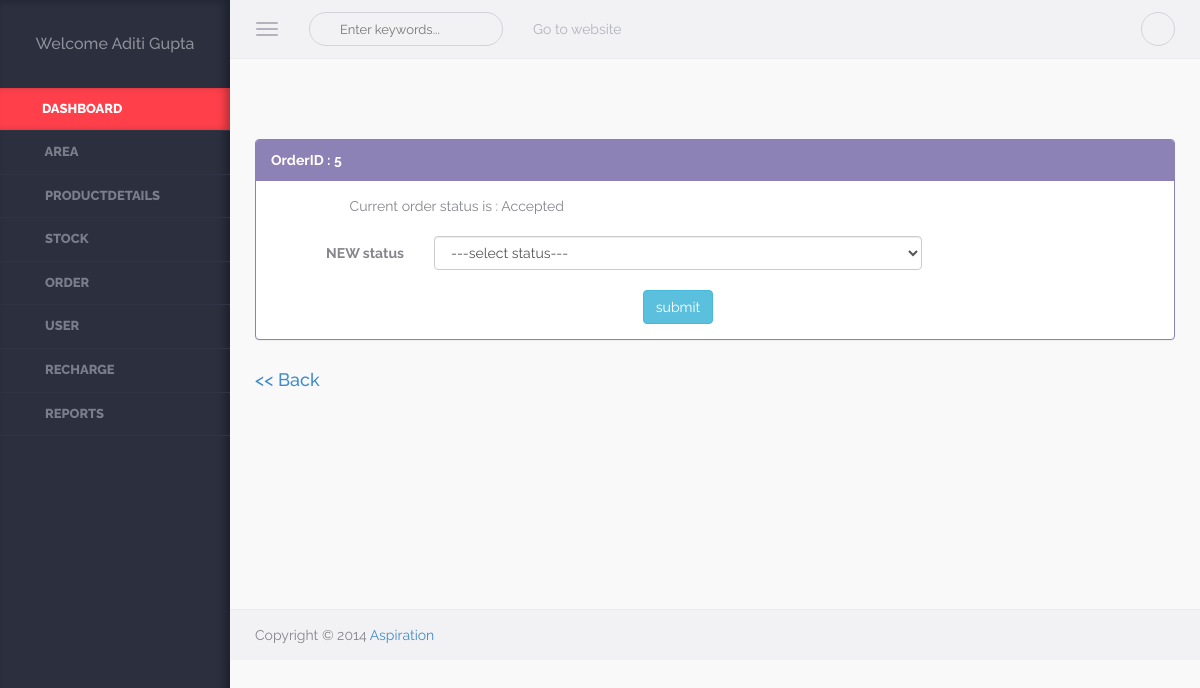
The app's page /admin/Orderstatus.php?Id=5 (signed in) with its own data.
### tables this page shows
CREATE TABLE `user` (
  `Userid` int(5) NOT NULL,
  `Username` varchar(50) NOT NULL,
  `Password` varchar(8) NOT NULL,
  `Usertypeid` int(5) NOT NULL,
  `Fname` varchar(50) NOT NULL,
  `Lname` varchar(50) NOT NULL,
  `Mobileno` bigint(10) NOT NULL,
  `Address` varchar(100) NOT NULL,
  `Areaid` int(5) NOT NULL,
  `Email` varchar(50) NOT NULL,
  `DOB` date NOT NULL,
  `DOL` datetime NOT NULL,
  `Visitcnt` int(5) NOT NULL,
  `Isauthenticate` bit(1) NOT NULL
);

CREATE TABLE `orderstatus` (
  `Orderstatusid` int(5) NOT NULL,
  `Orderid` int(5) NOT NULL,
  `Orderstate` varchar(50) NOT NULL,
  `Isdisplay` bit(1) NOT NULL
);

### Class/User.php (called while the page is built, shortened)
<?php
class User
{
	public function display1($uid)
	{
			$conn=new mysqli("localhost","root","","db_alboutveggies");
			$qry="SELECT Fname,Lname,Mobileno,Address,Email FROM User WHERE Userid=".$uid;
			$data=mysqli_query($conn,$qry);
			return $data;
				}
}
?>

### Class/Orderstatus.php (called while the page is built, shortened)
<?php
class Orderstatus
{
	public function select1($rec)
	{
		$conn=mysqli_connect("localhost","root","","db_alboutveggies");
		$qry="select * from orderstatus where Orderid=".$rec;
		$data=mysqli_query($conn,$qry);
		return $data;
	}
}
?>

### admin/Orderstatus.php (the view, shortened to what this page needs)
<?php
	include_once("header.php");
?>
<div class="warper container-fluid">
<br><br><br>
	<?php
include_once("../class/Orderstatus.php");
$oid=$_GET["Id"];
?>
<form class="form-horizontal" method="post" >
<?php
$obj=new Orderstatus();
$rec=$obj->select1($oid);
$result=mysqli_fetch_array($rec);
$data1="<div class='panel panel-primary'>
                      <div class='panel-heading'>OrderID : ".$oid."</div>
                      <div class='panel-body'>
     &nbsp;&nbsp;&nbsp;&nbsp;&nbsp;&nbsp;&nbsp;&nbsp;&nbsp;&nbsp;&nbsp;&nbsp;&nbsp;&nbsp;&nbsp;&nbsp;&nbsp;&nbsp;&nbsp;&nbsp;&nbsp; Current order status is : ".$result[2]."<br /><br />
						<label class='col-sm-2 control-label'>NEW status</label>
		<div class='col-sm-7'>
      <select class='form-control' name='cbstatus'  required>
			<option  >---select status---</option>
			<option value='Accepted' >Accepted</option>
			<option value='Delivered' >Delivered</option></select>";
echo $data1;
?>
<br>
	<div align="center">
<input type="submit" class="btn btn-info" Name="btnSub" value="submit">
	 </div>
</form>
			   </div>
	<a href='display_order.php' ><h4>&lt;&lt;&nbsp;Back</h4></a>
<?php
	include_once("footer.php");
?>
</body>
</html>

### admin/header.php (shortened to what this page needs)
<!DOCTYPE html>
<html lang="en">
<head>
    <link rel="stylesheet" href="assets/css/plugins/typeahead/typeahead.css" />
    <link rel="stylesheet" href="assets/css/switch-buttons/switch-buttons.css" />
	<link rel="stylesheet" href="assets/css/bootstrap/bootstrap.css" />
    <link rel="stylesheet" href="assets/css/fontawesome/font-awesome.css" />
    <link rel="stylesheet" href="assets/css/plugins/bootstrap-tagsinput/bootstrap-tagsinput.css" />
    <link rel="stylesheet" href="assets/css/plugins/bootstrap-chosen/chosen.css" />
    <link rel="stylesheet" href="assets/css/plugins/bootstrap-datetimepicker/bootstrap-datetimepicker.css" />
    <link rel="stylesheet" href="assets/css/plugins/calendar/calendar.css" />
    <link rel="stylesheet" href="assets/css/app/app.v1.css" />
</head>
<body >
<?php
		include_once("../class/User.php");
	$obj=new User();
	$Uid=$_SESSION["uid"];
$Utid=$_SESSION["utid"];
	$rec=$obj->display1($Uid);
$data="	<aside class='left-panel'>
            <div class='user text-center'>";
	if($result=mysqli_fetch_array($rec))
	{
				$data.="<h4 class='user-name'>Welcome ".$result[0]."&nbsp;".$result[1]."</h4>";
	}
	$data.="</div>
	<nav class='navigation'>
            	<ul class='list-unstyled'>
                	<li class='active'><a href='index.php'><i class='fa fa-bookmark-o'></i><span class='nav-label'>Dashboard</span></a></li>
               ";
    if($Utid==1)
	{
       $data.="
                    <li class='has-submenu'><a href='#'><i class='fa fa-map-marker'></i> <span class='nav-label'>Area</span></a>
                    	<ul class='list-unstyled'>
						<li><a href='edit_area.php'>Add Area</a></li>
                        	<li><a href='display_area.php'>Area</a></li>
							                         </ul>
                    </li>
					<li class='has-submenu'><a href='#'><i class='fa fa-file-text-o'></i> <span class='nav-label'>Productdetails</span></a>
                    	<ul class='list-unstyled'>
						<li><a href='edit_category.php'>Add category</a></li>
						<li><a href='display_category.php'>Category</a></li>
						<li><a href='edit_product.php'>Add product</a></li>
						<li><a href='display_productcategory.php'>Product</a></li>
                            </ul>
					</li>
					<li class='has-submenu'><a href='#'><i class='fa fa-file-text-o'></i> <span class='nav-label'>Stock</span></a>
                    	<ul class='list-unstyled'>
						<li><a href='edit_measuretype.php'>Add Measuretype</a></li>
						<li><a href='display_measuretype.php'>Measuretype</a></li>
						<li><a href='edit_stock.php'>Add Stock</a></li>
						<li><a href='display_stock.php'>Stock</a></li>
						</ul>
					</li>
					<li class='has-submenu'><a href='#'><i class='fa fa-file-text-o'></i> <span class='nav-label'>Order</span></a>
                    	<ul class='list-unstyled'>
						<li><a href='display_order.php'>Order</a></li>
                            <li><a href='display_orderdetail.php'>Orderdetail</a></li>
                            <li><a href='display_orderstatus.php'>Orderstatus</a></li>
<li><a href='todayorderA.php'>Today Order</a></li>
							</ul>
					</li>
					<li class='has-submenu'><a href='display_user.php'><i class='fa fa-users'></i> <span class='nav-label'>User</span></a>
                    						</li>
				<li class='has-submenu'><a href='display_recharge.php'><i class='fa fa-money'></i> <span class='nav-label'>Recharge</span></a>
                    	</li>
					<li class='has-submenu'><a href='report.php'><i class='fa fa-users'></i> <span class='nav-label'>Reports</span></a>
                    						</li>
				";
	}
	else
	{
	$data.="	<li class='has-submenu'><a href='todayorderS.php'><i class='fa fa-child'></i> <span class='nav-label'>Today Order</span></a>
                    						</li>
				<li class='has-submenu'><a href='myorder.php'><i class='fa fa-child'></i> <span class='nav-label'>Past Order</span></a>
                    	</li>";
	}
	 $data.="    </ul>
            </nav>
    </aside>";
	echo $data;
  ?>
    <section class="content">
        <header class="top-head container-fluid">
            <button type="button" class="navbar-toggle pull-left">
                <span class="icon-bar"></span>
                <span class="icon-bar"></span>
                <span class="icon-bar"></span>
            </button>
            <form role="search" class="navbar-left app-search pull-left hidden-xs">
              <input type="text" placeholder="Enter keywords..." class="form-control form-control-circle">
         	</form>
            <nav class=" navbar-default hidden-xs" role="navigation">
                <ul class="nav navbar-nav">
                <li><a href="../website/index.php">Go to website</a></li>
              </ul>
            </nav>
            <ul class="nav-toolbar">
            	                <li class="dropdown"><a href="#" data-toggle="dropdown"><i class="fa fa-ellipsis-v"></i></a>
                </li>
            </ul>
        </header>

### admin/assets/css/app/app.v1.css (style rules this page uses)
body { background-color:#f9f9f9; color:#85868d; font-family: 'Raleway', sans-serif; position:relative; }
body, html { overflow-x:hidden; }
aside.left-panel { background-color:#2b2f3e; width:230px; position:fixed; padding:25px 0px; box-shadow:inset -5px 0px 8px rgba(0,0,0,0.3); height:100%; top:0px; left:0px; }
.user { margin-bottom:35px; }
.user h4.user-name { color:#8e909a; font-size:16px; }
.navigation { margin:20px 0px; }
.navigation > ul > li { position:relative; }
.navigation > ul > li.has-submenu:after { content:"\f105"; font-family: 'FontAwesome'; display:inline-block; position:absolute; color:#7a7e8a; right:15px; transition: all 0.4s; -moz-transition: all 0.4s; -webkit-transition: all 0.4s; -o-transition: all 0.4s; top:10px; visibility:hidden; }
.navigation > ul > li > a { display:block; padding:12px 25px; color:#7a7e8a; text-transform:uppercase; font-size:13px; text-decoration:none; font-weight:800; border-bottom:1px solid #2f3444; transition: all 0.4s; -moz-transition: all 0.4s; -webkit-transition: all 0.4s; -o-transition: all 0.4s; }
.navigation > ul > li:hover > a, .navigation > ul > li.active:hover > a, .navigation > ul > li.active > a { color:#fff; background-color: #ff404b; -webkit-box-shadow: inset -6px 0 8px -2px rgba(0,0,0,0.3); box-shadow: inset -6px 0 8px -2px rgba(0,0,0,0.3); }
.navigation ul li a i { margin-right:6px; font-size:14px; }
header { background-color:#f2f2f4; border-bottom:1px solid #ececee; padding-top:4px; padding-bottom:4px; }
.navbar-toggle { margin:8px 20px 8px 0px; display:block; padding-left:0px; }
.navbar-toggle .icon-bar { background-color:#b3b3be; }
.app-search { position:relative; margin-top:8px; margin-bottom:8px; margin-right:15px; }
.app-search .form-control, .app-search .form-control:focus { border:1px solid #d3d3db; font-size:13px; color:#c4c4cd; padding-left:30px; background:none; box-shadow:none; }
.app-search:before { content:"\f002"; position:absolute; left:12px; font-family: FontAwesome; cursor:pointer; top:7px; color:#c4c4cd; display:inline-block; }
header .navbar-default .navbar-nav > li > a { color:#b3b3be; }
.nav-toolbar { margin:8px 0px; float:right; }
.nav-toolbar > li { padding:0px; display:inline-block; margin-left:5px; position:relative; list-style:none; }
.nav-toolbar > li > a { color:#d3d3db; font-size:18px; border:1px solid #d3d3db; border-radius:50px; height:34px; width:34px; text-align:center; display:block; padding:4px; }
.content { margin-left:230px; }
.content > .container-fluid { padding-left:25px; padding-right:25px; }
.warper { padding-top:20px; padding-bottom:20px; min-height:550px; }
.btn-circle, .form-control-circle, .btn-group .btn-circle:first-child:not(:last-child):not(.dropdown-toggle) { border-radius:50px; }
.panel { margin-bottom:30px; }
.panel-heading { font-weight:700; }
.panel-primary { border-color:#8d82b5; }
.panel-primary > .panel-heading, .panel-primary > .panel-footer { border-color: #8d82b5; background-color:#8d82b5; box-shadow:none; }

### records on screen
user: Fname "Aditi", Lname "Gupta"
orderstatus: Orderstate "Accepted"

### other values on screen
$oid "5"
